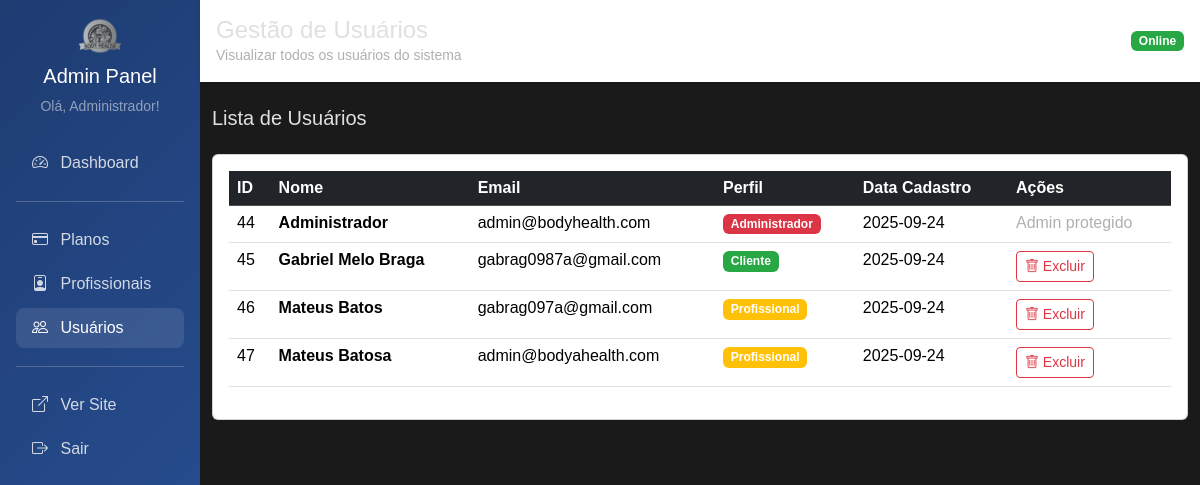
Before: /admin/usuarios (signed in) with the older database file.
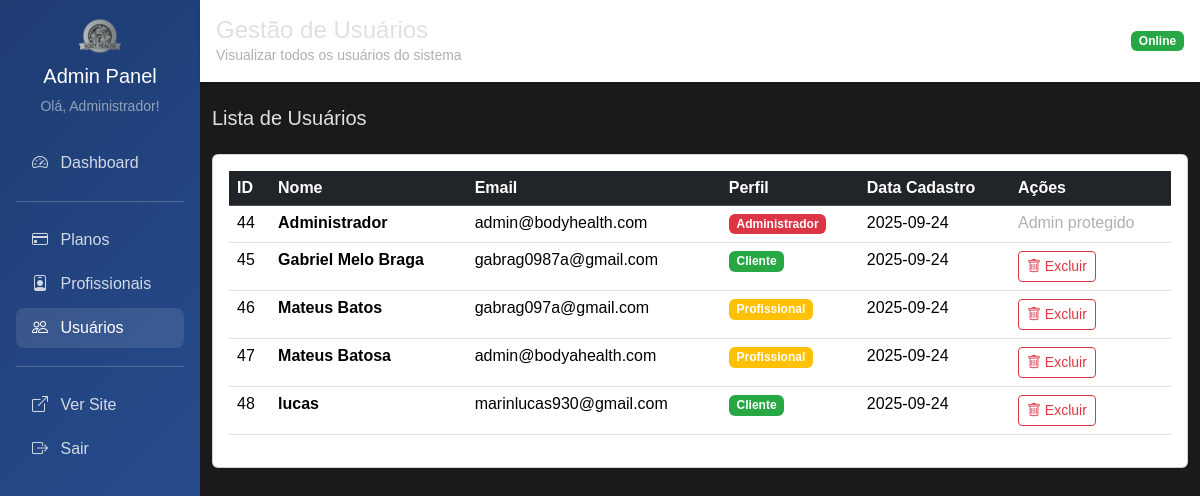
After: the same page with the newer database file.
### tables this page shows
CREATE TABLE usuario (
    id INTEGER PRIMARY KEY AUTOINCREMENT,
    nome TEXT NOT NULL,
    email TEXT UNIQUE NOT NULL,
    senha TEXT NOT NULL,
    perfil TEXT NOT NULL DEFAULT 'cliente',
    foto TEXT,
    token_redefinicao TEXT,
    data_token TIMESTAMP,
    data_cadastro TIMESTAMP DEFAULT CURRENT_TIMESTAMP
);

### main.py (the view)
@app.get("/admin/usuarios")
@requer_autenticacao(['admin'])
async def admin_usuarios_listar(request: Request, usuario_logado: dict = Depends(obter_usuario_logado)):
    usuarios = usuario_repo.obter_todos()
    return templates.TemplateResponse("admin/usuarios/listar.html", {
        "request": request,
        "usuario": usuario_logado,
        "usuarios": usuarios
    })

### templates/admin/usuarios/listar.html (shortened to what this page needs)
{% extends "admin/base_admin.html" %}
{% block titulo %}Gestão de Usuários{% endblock %}
{% block subtitulo %}Visualizar todos os usuários do sistema{% endblock %}
{% block content %}
    <div class="mb-4">
        <h5 class="mb-0">Lista de Usuários</h5>
    </div>
    <div class="card">
        <div class="card-body">
            {% if usuarios %}
                <div class="table-responsive">
                    <table class="table table-hover">
                        <thead class="table-dark">
                            <tr>
                                <th>ID</th>
                                <th>Nome</th>
                                <th>Email</th>
                                <th>Perfil</th>
                                <th>Data Cadastro</th>
                                <th>Ações</th>
                            </tr>
                        </thead>
                        <tbody>
                            {% for user in usuarios %}
                            <tr>
                                <td>{{ user.id }}</td>
                                <td><strong>{{ user.nome }}</strong></td>
                                <td>{{ user.email }}</td>
                                <td>
                                    {% if user.perfil == 'admin' %}
                                        <span class="badge bg-danger">Administrador</span>
                                    {% elif user.perfil == 'profissional' %}
                                        <span class="badge bg-warning">Profissional</span>
                                    {% else %}
                                        <span class="badge bg-success">Cliente</span>
                                    {% endif %}
                                </td>
                                <td>
                                    {% if user.data_cadastro %}
                                        {{ user.data_cadastro[:10] }}
                                    {% else %}
                                        <span class="text-muted">-</span>
                                    {% endif %}
                                </td>
                                <td>
                                    {% if user.perfil != 'admin' %}
                                        <button type="button" class="btn btn-outline-danger btn-sm"
                                                onclick="confirmarExclusaoUsuario({{ user.id }}, '{{ user.nome }}')">
                                            <i class="bi bi-trash"></i> Excluir
                                        </button>
                                    {% else %}
                                        <span class="text-muted">Admin protegido</span>
                                    {% endif %}
                                </td>
                            </tr>
                            {% endfor %}
                        </tbody>
                    </table>
                </div>
            {% else %}
                <div class="text-center py-5">
                    <i class="bi bi-people text-muted" style="font-size: 4rem;"></i>
                    <h5 class="mt-3 text-muted">Nenhum usuário encontrado</h5>
                </div>
            {% endif %}
        </div>
    </div>
{% endblock %}

### templates/admin/base_admin.html (shortened to what this page needs)
<html lang="pt-BR">
<head>
    <link href="https://cdn.jsdelivr.net/npm/bootstrap@5.3.3/dist/css/bootstrap.min.css" rel="stylesheet">
    <link href="https://cdn.jsdelivr.net/npm/bootstrap-icons@1.10.5/font/bootstrap-icons.css" rel="stylesheet">
    <link rel="stylesheet" href="/static/css/styles.css">
</head>
<body>
    <div class="container-fluid p-0">
        <div class="row g-0">
            <div class="col-md-3 col-lg-2">
                <div class="admin-sidebar p-3">
                    <div class="text-center mb-4">
                        <img src="/static/img/logo.png" height="40" alt="Body Health">
                        <h5 class="text-white mt-2">Admin Panel</h5>
                        <small class="text-white-50">Olá, {{ usuario.nome }}!</small>
                    </div>
                    <nav class="nav flex-column">
                        <a class="nav-link {% if request.url.path == '/admin' %}active{% endif %}" href="/admin">
                            <i class="bi bi-speedometer2 me-2"></i> Dashboard
                        </a>
                        <hr class="bg-white-50">
                        <a class="nav-link {% if '/admin/planos' in request.url.path %}active{% endif %}" href="/admin/planos">
                            <i class="bi bi-credit-card me-2"></i> Planos
                        </a>
                        <a class="nav-link {% if '/admin/profissionais' in request.url.path %}active{% endif %}" href="/admin/profissionais">
                            <i class="bi bi-person-badge me-2"></i> Profissionais
                        </a>
                        <a class="nav-link {% if '/admin/usuarios' in request.url.path %}active{% endif %}" href="/admin/usuarios">
                            <i class="bi bi-people me-2"></i> Usuários
                        </a>
                        <hr class="bg-white-50">
                        <a class="nav-link" href="/" target="_blank">
                            <i class="bi bi-box-arrow-up-right me-2"></i> Ver Site
                        </a>
                        <a class="nav-link" href="/logout">
                            <i class="bi bi-box-arrow-right me-2"></i> Sair
                        </a>
                    </nav>
                </div>
            </div>
            <div class="col-md-9 col-lg-10">
                <div class="admin-header p-3 mb-4">
                    <div class="d-flex justify-content-between align-items-center">
                        <div>
                            <h4 class="mb-0">{% block titulo %}Painel Administrativo{% endblock %}</h4>
                            <small class="text-muted">{% block subtitulo %}Body Health Admin{% endblock %}</small>
                        </div>
                        <div>
                            <span class="badge bg-success">Online</span>
                        </div>
                    </div>
                </div>
                <div class="container-fluid">
                    {% block content %}{% endblock %}
                </div>
            </div>
        </div>
    </div>
</body>
</html>

### static/css/styles.css (style rules this page uses)
:root { --dark-bg: #1a1a1a; --dark-card-bg: #2b2b2b; --dark-text-color: #e0e0e0; --dark-muted-text: #b0b0b0; --dark-border-color: #444444; --dark-shadow-color: rgba(0, 0, 0, 0.5); --highlight-yellow: #ffc107; --highlight-green: #28a745; --highlight-red: #dc3545; --light-banner-bg-start: #ffffff; --light-banner-bg-end: #eaeaea; --light-banner-text: #000000; }
body { background-color: var(--dark-bg); color: var(--dark-text-color); font-family: Arial, sans-serif; padding-top: 0px; }
.text-muted { color: var(--dark-muted-text) !important; }
.badge.bg-success { background-color: var(--highlight-green) !important; }

### templates/admin/base_admin.html (style rules this page uses)
.admin-sidebar { min-height: 100vh; background: linear-gradient(135deg, #1e3c72 0%, #2a5298 100%); }
.admin-sidebar .nav-link { color: rgba(255, 255, 255, 0.8); border-radius: 8px; margin: 2px 0; }
.admin-sidebar .nav-link:hover, .admin-sidebar .nav-link.active { color: white; background-color: rgba(255, 255, 255, 0.1); }
.admin-header { background: white; box-shadow: 0 2px 4px rgba(0,0,0,0.1); }

Changed rows visible on the page:
added usuario: id "48", nome "lucas", email "marinlucas930@gmail.com", perfil "Cliente", data_cadastro "2025-09-24"
